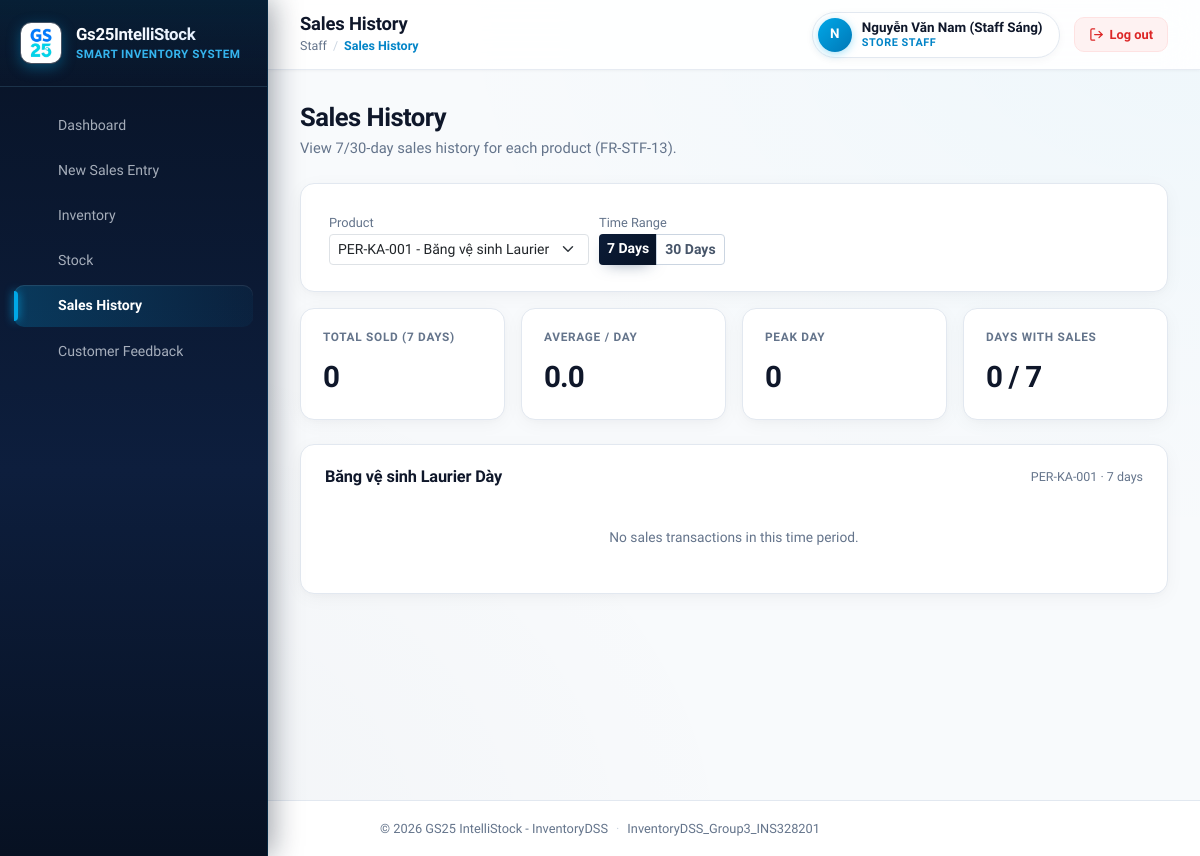
The page /frontend/staff/sales_history.php (signed in) on the database as committed earlier.
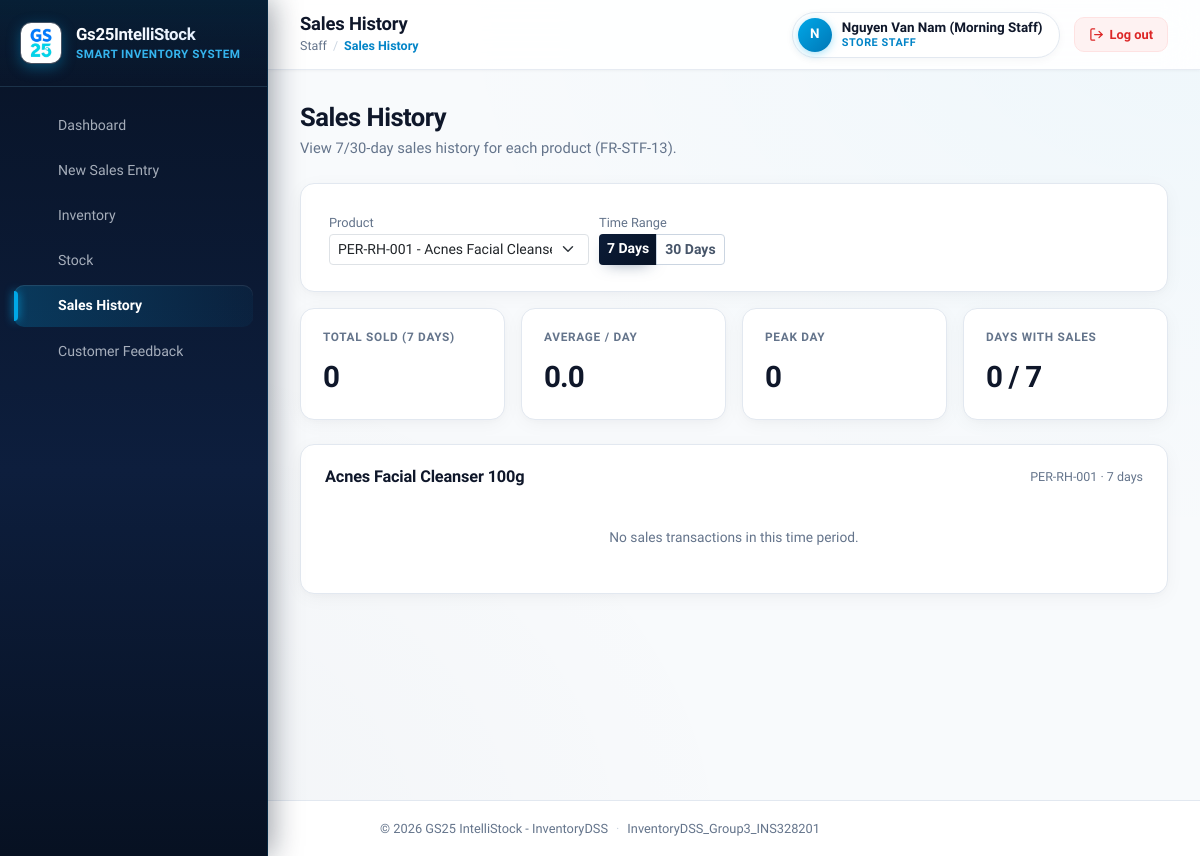
The same page on the database as committed later.
### tables this page shows
CREATE TABLE `products` (
  `product_id` int(11) NOT NULL AUTO_INCREMENT,
  `sku_code` varchar(30) NOT NULL,
  `product_name` varchar(150) NOT NULL,
  `category_id` int(11) NOT NULL,
  `supplier_id` int(11) NOT NULL,
  `unit` varchar(20) NOT NULL,
  `shelf_life_days` int(11) DEFAULT NULL,
  `unit_cost` decimal(12,2) NOT NULL DEFAULT 0.00,
  `selling_price` decimal(12,2) NOT NULL DEFAULT 0.00,
  `is_active` tinyint(1) NOT NULL DEFAULT 1,
  PRIMARY KEY (`product_id`),
  UNIQUE KEY `sku_code` (`sku_code`),
  KEY `category_id` (`category_id`),
  KEY `supplier_id` (`supplier_id`),
  CONSTRAINT `products_ibfk_1` FOREIGN KEY (`category_id`) REFERENCES `categories` (`category_id`),
  CONSTRAINT `products_ibfk_2` FOREIGN KEY (`supplier_id`) REFERENCES `suppliers` (`supplier_id`)
);

### backend/core/Auth.php (called while the page is built, shortened)
<?php
require_once __DIR__ . '/../config/database.php';
class Auth
{
    public static function roleId(): ?int
    {
        return $_SESSION['role_id'] ?? null;
    }
    public static function fullName(): ?string
    {
        return $_SESSION['full_name'] ?? null;
    }
    public static function roleName(): ?string
    {
        $roleId = self::roleId();
        return ROLE_NAMES[$roleId] ?? null;
    }
}

### backend/config/database.php (called while the page is built, shortened)
<?php
class Database
{
    private static ?PDO $instance = null;
    public static function getConnection(): PDO
    {
        if (self::$instance === null) {
            $options = [
                PDO::ATTR_ERRMODE            => PDO::ERRMODE_EXCEPTION,
                PDO::ATTR_DEFAULT_FETCH_MODE => PDO::FETCH_ASSOC,
                PDO::ATTR_EMULATE_PREPARES   => false,
                PDO::MYSQL_ATTR_INIT_COMMAND => "SET NAMES 'utf8mb4'",
            ];
            $dsns = [
                sprintf('mysql:host=%s;port=%s;dbname=%s;charset=%s', self::DB_HOST, self::DB_PORT, self::DB_NAME, self::DB_CHARSET),
                sprintf('mysql:host=localhost;dbname=%s;charset=%s', self::DB_NAME, self::DB_CHARSET),
                sprintf('mysql:unix_socket=/run/mysqld/mysqld.sock;dbname=%s;charset=%s', self::DB_NAME, self::DB_CHARSET),
                sprintf('mysql:unix_socket=/var/run/mysqld/mysqld.sock;dbname=%s;charset=%s', self::DB_NAME, self::DB_CHARSET),
            ];
            foreach ($dsns as $dsn) {
                try {
                    self::$instance = new PDO($dsn, self::DB_USER, self::DB_PASS, $options);
                    break;
                } catch (PDOException $e) {
                    $lastException = $e;
                }
            }
        }
        return self::$instance;
    }
}

### backend/models/Product.php (called while the page is built, shortened)
<?php
require_once __DIR__ . '/../config/database.php';
class Product
{
    private PDO $conn;
    private string $table = 'products';
    public function __construct()
    {
        $this->conn = Database::getConnection();
    }
    public function getAll(?int $categoryId = null, ?string $keyword = null, bool $activeOnly = false): array
    {
        $sql = "SELECT p.*, c.category_name, c.category_type, c.requires_fefo
                FROM {$this->table} p
                JOIN categories c ON c.category_id = p.category_id
                WHERE 1=1";
        $params = [];
        if ($activeOnly) {
            $sql .= " AND p.is_active = 1";
        }
        $sql .= " ORDER BY p.product_name ASC";
        $stmt = $this->conn->prepare($sql);
        $stmt->execute($params);
        return $stmt->fetchAll();
    }
}

### frontend/staff/sales_history.php (the view, shortened to what the changed rows need)
<?php
require_once __DIR__ . '/../../backend/config/database.php';
require_once __DIR__ . '/../../backend/core/Auth.php';
require_once __DIR__ . '/../../backend/models/Product.php';
$productModel = new Product();
$allProducts = $productModel->getAll(null, null, true);
$selectedProductId = isset($_GET['product_id']) && $_GET['product_id'] !== ''
    ? (int) $_GET['product_id']
    : (int) ($allProducts[0]['product_id'] ?? 0);
$selectedDays = isset($_GET['days']) && (int) $_GET['days'] === SALES_HISTORY_LONG_RANGE_DAYS
    ? SALES_HISTORY_LONG_RANGE_DAYS
    : SALES_HISTORY_SHORT_RANGE_DAYS;
$selectedProduct = null;
foreach ($allProducts as $p) {
    if ((int) $p['product_id'] === $selectedProductId) {
        $selectedProduct = $p;
        break;
    }
}
$byDate = [];
$trend = [];
for ($i = $selectedDays - 1; $i >= 0; $i--) {
    $date = date('Y-m-d', strtotime("-{$i} day"));
    $trend[] = [
        'date'  => $date,
        'label' => $selectedDays === SALES_HISTORY_SHORT_RANGE_DAYS ? date('D', strtotime($date)) : date('d/m', strtotime($date)),
        'count' => $byDate[$date] ?? 0,
    ];
}
$totalSold = array_sum(array_column($trend, 'count'));
$avgPerDay = $selectedDays > 0 ? round($totalSold / $selectedDays, 1) : 0.0;
$peakDay   = !empty($trend) ? array_reduce($trend, fn($carry, $row) => ($carry === null || $row['count'] > $carry['count']) ? $row : $carry) : null;
$daysWithSales = count(array_filter($trend, fn($row) => $row['count'] > 0));
$pageTitle   = 'Sales History';
?>
<!DOCTYPE html>
<html lang="vi">
<head>
    <link href="https://cdn.jsdelivr.net/npm/bootstrap@5.3.3/dist/css/bootstrap.min.css" rel="stylesheet">
    <link href="<?= BASE_URL ?>/assets/css/theme_variables.css" rel="stylesheet">
    <link href="<?= BASE_URL ?>/assets/css/custom.css" rel="stylesheet">
</head>
<body>
    <div class="app-shell">
        <div class="app-content">
            <?php require __DIR__ . '/../components/header.php'; ?>
            <main class="app-main">
                <div class="mb-4">
                    <h2 class="page-heading mb-1">Sales History</h2>
                </div>
                <div class="panel-card mb-3">
                    <form method="get" class="filter-bar p-1">
                        <div style="min-width: 260px;">
                            <label class="form-label">Product</label>
                            <select name="product_id" class="form-select form-select-sm" onchange="this.form.submit()">
                                <?php foreach ($allProducts as $p): ?>
                                    <option value="<?= (int) $p['product_id'] ?>" <?= $selectedProductId === (int) $p['product_id'] ? 'selected' : '' ?>>
                                        <?= htmlspecialchars($p['sku_code'] . ' - ' . $p['product_name'], ENT_QUOTES, 'UTF-8') ?>
                                    </option>
                                <?php endforeach; ?>
                            </select>
                        </div>
                    </form>
                </div>
                <?php if ($selectedProduct === null): ?>
                    <div class="panel-card">
                        <div class="empty-state">No product selected to view sales history.</div>
                    </div>
                <?php else: ?>
                    <div class="row g-3 mb-4">
                        <div class="col-6 col-xl-3">
                            <div class="kpi-card">
                                <span class="kpi-label">Total Sold (<?= $selectedDays ?> days)</span>
                                <span class="kpi-value"><?= number_format($totalSold) ?></span>
                            </div>
                        </div>
                        <div class="col-6 col-xl-3">
                            <div class="kpi-card">
                                <span class="kpi-label">Average / Day</span>
                                <span class="kpi-value"><?= number_format($avgPerDay, 1) ?></span>
                            </div>
                        </div>
                        <div class="col-6 col-xl-3">
                            <div class="kpi-card">
                                <span class="kpi-label">Peak Day</span>
                                <span class="kpi-value"><?= $peakDay ? number_format($peakDay['count']) : '—' ?></span>
                            </div>
                        </div>
                        <div class="col-6 col-xl-3">
                            <div class="kpi-card">
                                <span class="kpi-label">Days with Sales</span>
                                <span class="kpi-value"><?= $daysWithSales ?> / <?= $selectedDays ?></span>
                            </div>
                        </div>
                    </div>
                    <div class="panel-card">
                        <div class="panel-card-header">
                            <h3 class="panel-card-title"><?= htmlspecialchars($selectedProduct['product_name'], ENT_QUOTES, 'UTF-8') ?></h3>
                            <span class="panel-card-note"><?= htmlspecialchars($selectedProduct['sku_code'], ENT_QUOTES, 'UTF-8') ?> &middot; <?= $selectedDays ?> days</span>
                        </div>
                        <?php if ($totalSold === 0): ?>
                            <div class="empty-state">No sales transactions in this time period.</div>
                        <?php endif; ?>
                    </div>
                <?php endif; ?>
            </main>
        </div>
    </div>
    <?php require __DIR__ . '/../components/footer.php'; ?>

### frontend/components/header.php (shortened to what the changed rows need)
<?php
$pageTitle   = $pageTitle ?? 'InventoryDSS';
?>
<header class="app-header">
    <div class="app-header-left">
        <h1 class="app-header-title"><?= htmlspecialchars($pageTitle, ENT_QUOTES, 'UTF-8') ?></h1>
    </div>
    <div class="app-header-right">
        <div class="app-header-user-badge">
            <div class="app-header-user">
                <span class="app-header-user-name"><?= htmlspecialchars(Auth::fullName() ?? '', ENT_QUOTES, 'UTF-8') ?></span>
                <span class="app-header-user-role"><?= htmlspecialchars(Auth::roleName() ?? '', ENT_QUOTES, 'UTF-8') ?></span>
            </div>
        </div>
    </div>
</header>

Rows that differ between the two databases and show on the page:
no longer on this page (row edited): products: product_name "Băng vệ sinh Laurier Dày", sku_code "PER-KA-001"
now on this page (row edited): products: product_name "Acnes Facial Cleanser 100g", sku_code "PER-RH-001"
Other text that changed with them:
Auth::fullName(): "Nguyễn Văn Nam (Staff Sáng)" → "Nguyen Van Nam (Morning Staff)"
form field product_id: "PER-KA-001 - Băng vệ sinh Laurier Dày" → "PER-RH-001 - Acnes Facial Cleanser 100g"
